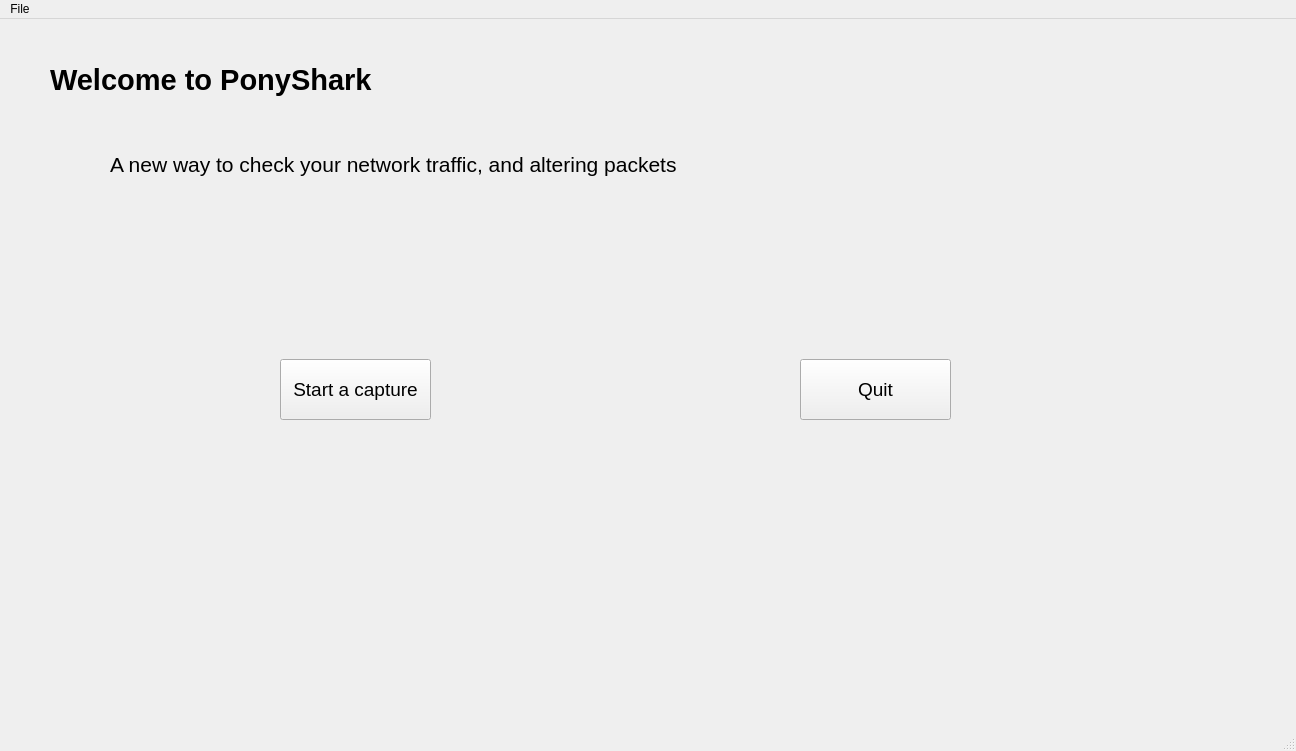
<?xml version="1.0" encoding="UTF-8"?>
<ui version="4.0">
 <class>mainWindow</class>
 <widget class="QMainWindow" name="mainWindow">
  <property name="geometry">
   <rect>
    <x>0</x>
    <y>0</y>
    <width>1296</width>
    <height>751</height>
   </rect>
  </property>
  <property name="windowTitle">
   <string>PonyShark</string>
  </property>
  <widget class="QWidget" name="centralwidget">
   <widget class="QLabel" name="titleLabel">
    <property name="geometry">
     <rect>
      <x>50</x>
      <y>30</y>
      <width>341</width>
      <height>61</height>
     </rect>
    </property>
    <property name="font">
     <font>
      <pointsize>22</pointsize>
      <weight>75</weight>
      <bold>true</bold>
     </font>
    </property>
    <property name="text">
     <string>Welcome to PonyShark</string>
    </property>
   </widget>
   <widget class="QLabel" name="descriptionLabel">
    <property name="geometry">
     <rect>
      <x>110</x>
      <y>100</y>
      <width>591</width>
      <height>91</height>
     </rect>
    </property>
    <property name="font">
     <font>
      <pointsize>16</pointsize>
     </font>
    </property>
    <property name="text">
     <string>A new way to check your network traffic, and altering packets</string>
    </property>
   </widget>
   <widget class="QPushButton" name="startButton">
    <property name="geometry">
     <rect>
      <x>280</x>
      <y>340</y>
      <width>151</width>
      <height>61</height>
     </rect>
    </property>
    <property name="font">
     <font>
      <pointsize>14</pointsize>
     </font>
    </property>
    <property name="text">
     <string>Start a capture</string>
    </property>
   </widget>
   <widget class="QPushButton" name="QuitButton">
    <property name="geometry">
     <rect>
      <x>800</x>
      <y>340</y>
      <width>151</width>
      <height>61</height>
     </rect>
    </property>
    <property name="font">
     <font>
      <pointsize>14</pointsize>
     </font>
    </property>
    <property name="text">
     <string>Quit</string>
    </property>
   </widget>
  </widget>
  <widget class="QMenuBar" name="menubar">
   <property name="geometry">
    <rect>
     <x>0</x>
     <y>0</y>
     <width>1296</width>
     <height>29</height>
    </rect>
   </property>
   <widget class="QMenu" name="menuFile">
    <property name="title">
     <string>File</string>
    </property>
    <addaction name="actionNew_capture_2"/>
    <addaction name="actionQuit_2"/>
   </widget>
   <addaction name="menuFile"/>
  </widget>
  <widget class="QStatusBar" name="statusbar"/>
  <action name="actionQuit">
   <property name="text">
    <string>Quit</string>
   </property>
  </action>
  <action name="actionNew_capture_2">
   <property name="text">
    <string>New capture</string>
   </property>
  </action>
  <action name="actionQuit_2">
   <property name="text">
    <string>Quit</string>
   </property>
  </action>
 </widget>
 <resources/>
 <connections/>
</ui>
